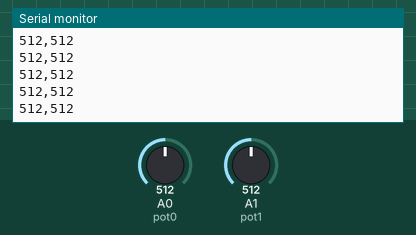
Simulated run of this sketch. Board: Arduino Uno, built with avr-gcc and run on an emulated ATmega328P. Parts: the last lines printed to the serial monitor. The test bench sets the inputs (shaded band); at power-on: A0 (pot0) = 512, A1 (pot1) = 512.

Above: at 1.2 s.
1.3 s: A0 (pot0) set to 984
At 2.1 s:
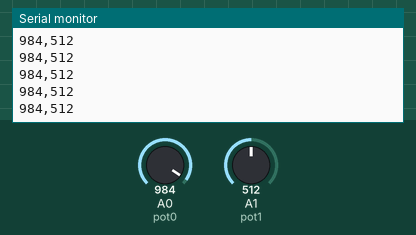
2.8 s: A0 (pot0) set to 1016
At 3.9 s:
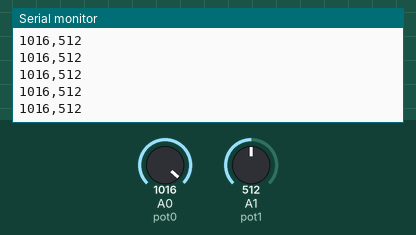
Timing chart, 0 to 5.8 s (numbered marks = the images above; inputs shaded):
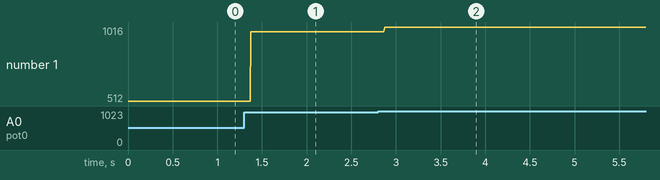

The sketch:

etch-a-sketch.ino
```cpp
const int pot0 = A0;
const int pot1 = A1;

int pot0value = 0;
int pot1value = 0;

void setup() {
  // put your setup code here, to run once:
  Serial.begin(9600);
}

void loop() {
  // put your main code here, to run repeatedly:
  pot0value = analogRead(pot0);
  pot1value = analogRead(pot1);

  Serial.print(pot0value);
  Serial.print(",");
  Serial.println(pot1value);
}
```

Measured:
- after the input at 1.3 s, the serial monitor: prints a new line after 0.08 s (image 1)
- after the input at 2.8 s, the serial monitor: prints a new line after 0.07 s (image 2)
- plotted number 1: 512 → 984 after the input at 1.3 s, 984 → 1016 after the input at 2.8 s
